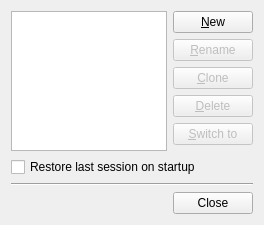
<?xml version="1.0" encoding="UTF-8"?>
<ui version="4.0">
 <class>SessionDialog</class>
 <widget class="QDialog" name="SessionDialog">
  <property name="geometry">
   <rect>
    <x>0</x>
    <y>0</y>
    <width>264</width>
    <height>225</height>
   </rect>
  </property>
  <property name="windowTitle">
   <string>Dialog</string>
  </property>
  <layout class="QVBoxLayout" name="verticalLayout">
   <item>
    <layout class="QHBoxLayout" name="horizontalLayout">
     <item>
      <widget class="QListWidget" name="sessionListWidget">
       <property name="editTriggers">
        <set>QAbstractItemView::NoEditTriggers</set>
       </property>
       <property name="showDropIndicator" stdset="0">
        <bool>false</bool>
       </property>
       <property name="alternatingRowColors">
        <bool>true</bool>
       </property>
       <property name="selectionBehavior">
        <enum>QAbstractItemView::SelectRows</enum>
       </property>
      </widget>
     </item>
     <item>
      <layout class="QVBoxLayout" name="verticalLayout_3">
       <item>
        <widget class="QPushButton" name="newPushButton">
         <property name="text">
          <string>&amp;New</string>
         </property>
         <property name="autoDefault">
          <bool>true</bool>
         </property>
        </widget>
       </item>
       <item>
        <widget class="QPushButton" name="renamePushButton">
         <property name="enabled">
          <bool>false</bool>
         </property>
         <property name="text">
          <string>&amp;Rename</string>
         </property>
         <property name="autoDefault">
          <bool>false</bool>
         </property>
        </widget>
       </item>
       <item>
        <widget class="QPushButton" name="clonePushButton">
         <property name="enabled">
          <bool>false</bool>
         </property>
         <property name="text">
          <string>&amp;Clone</string>
         </property>
         <property name="autoDefault">
          <bool>false</bool>
         </property>
        </widget>
       </item>
       <item>
        <widget class="QPushButton" name="deletePushButton">
         <property name="enabled">
          <bool>false</bool>
         </property>
         <property name="text">
          <string>&amp;Delete</string>
         </property>
         <property name="autoDefault">
          <bool>false</bool>
         </property>
        </widget>
       </item>
       <item>
        <widget class="QPushButton" name="switchPushButton">
         <property name="enabled">
          <bool>false</bool>
         </property>
         <property name="text">
          <string>&amp;Switch to</string>
         </property>
         <property name="autoDefault">
          <bool>true</bool>
         </property>
         <property name="default">
          <bool>true</bool>
         </property>
        </widget>
       </item>
       <item>
        <spacer name="verticalSpacer">
         <property name="orientation">
          <enum>Qt::Vertical</enum>
         </property>
         <property name="sizeHint" stdset="0">
          <size>
           <width>20</width>
           <height>40</height>
          </size>
         </property>
        </spacer>
       </item>
      </layout>
     </item>
    </layout>
   </item>
   <item>
    <widget class="QCheckBox" name="restoreCheckBox">
     <property name="text">
      <string>Restore last session on startup</string>
     </property>
    </widget>
   </item>
   <item>
    <widget class="Line" name="line">
     <property name="orientation">
      <enum>Qt::Horizontal</enum>
     </property>
    </widget>
   </item>
   <item>
    <widget class="QDialogButtonBox" name="buttonBox">
     <property name="orientation">
      <enum>Qt::Horizontal</enum>
     </property>
     <property name="standardButtons">
      <set>QDialogButtonBox::Close</set>
     </property>
    </widget>
   </item>
  </layout>
 </widget>
 <resources/>
 <connections>
  <connection>
   <sender>buttonBox</sender>
   <signal>accepted()</signal>
   <receiver>SessionDialog</receiver>
   <slot>accept()</slot>
   <hints>
    <hint type="sourcelabel">
     <x>248</x>
     <y>254</y>
    </hint>
    <hint type="destinationlabel">
     <x>157</x>
     <y>274</y>
    </hint>
   </hints>
  </connection>
  <connection>
   <sender>buttonBox</sender>
   <signal>rejected()</signal>
   <receiver>SessionDialog</receiver>
   <slot>reject()</slot>
   <hints>
    <hint type="sourcelabel">
     <x>316</x>
     <y>260</y>
    </hint>
    <hint type="destinationlabel">
     <x>286</x>
     <y>274</y>
    </hint>
   </hints>
  </connection>
 </connections>
</ui>
